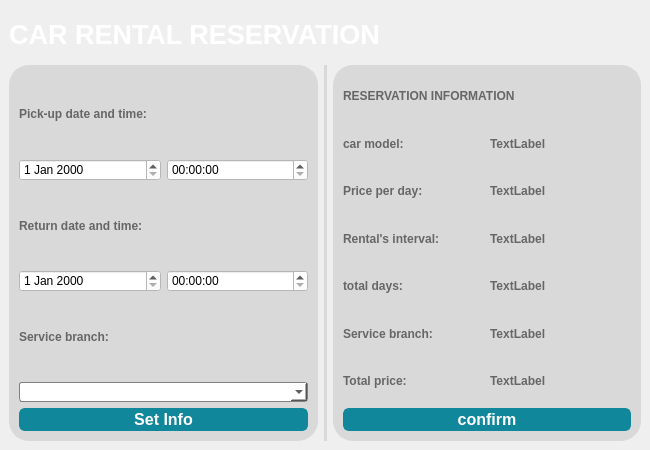
<?xml version="1.0" encoding="UTF-8"?>
<ui version="4.0">
 <class>MainWindow</class>
 <widget class="QMainWindow" name="MainWindow">
  <property name="geometry">
   <rect>
    <x>0</x>
    <y>0</y>
    <width>650</width>
    <height>450</height>
   </rect>
  </property>
  <property name="minimumSize">
   <size>
    <width>650</width>
    <height>450</height>
   </size>
  </property>
  <property name="maximumSize">
   <size>
    <width>650</width>
    <height>450</height>
   </size>
  </property>
  <property name="font">
   <font>
    <family>Comic Sans MS</family>
   </font>
  </property>
  <property name="windowTitle">
   <string>Reservation</string>
  </property>
  <property name="styleSheet">
   <string notr="true">QWidget{
	
	background-image: url(:/login/login_background.png);
}

QFrame {
	background: #d9d9d9;
	border: 1px solid #d9d9d9;
	border-radius: 20px;
}

QLabel {
	border: none;
	background: none;
}

QDateEdit {
	background: white;
}

QTimeEdit {
	background: white;
}

QComboBox {
	background: white;
}</string>
  </property>
  <widget class="QWidget" name="centralwidget">
   <layout class="QVBoxLayout" name="verticalLayout_3">
    <item alignment="Qt::AlignLeft">
     <widget class="QLabel" name="label">
      <property name="minimumSize">
       <size>
        <width>0</width>
        <height>50</height>
       </size>
      </property>
      <property name="font">
       <font>
        <pointsize>20</pointsize>
        <weight>75</weight>
        <bold>true</bold>
       </font>
      </property>
      <property name="styleSheet">
       <string notr="true">QLabel{
	font-weight: bold;
	color:white;
}</string>
      </property>
      <property name="text">
       <string>CAR RENTAL RESERVATION</string>
      </property>
      <property name="alignment">
       <set>Qt::AlignCenter</set>
      </property>
     </widget>
    </item>
    <item>
     <layout class="QHBoxLayout" name="horizontalLayout_9">
      <item>
       <widget class="QFrame" name="frame">
        <property name="styleSheet">
         <string notr="true">QLabel {
	color: #666666;
	font-weight: bold;
}

QPushButton {
	background: none;
}</string>
        </property>
        <property name="frameShape">
         <enum>QFrame::StyledPanel</enum>
        </property>
        <property name="frameShadow">
         <enum>QFrame::Raised</enum>
        </property>
        <layout class="QVBoxLayout" name="verticalLayout">
         <item>
          <widget class="QLabel" name="pickup_label">
           <property name="text">
            <string>Pick-up date and time:</string>
           </property>
          </widget>
         </item>
         <item>
          <layout class="QHBoxLayout" name="horizontalLayout">
           <item>
            <widget class="QDateEdit" name="pickup_dateEdit">
             <property name="styleSheet">
              <string notr="true"/>
             </property>
            </widget>
           </item>
           <item>
            <widget class="QTimeEdit" name="pickup_timeEdit"/>
           </item>
          </layout>
         </item>
         <item>
          <widget class="QLabel" name="label_4">
           <property name="text">
            <string>Return date and time:</string>
           </property>
          </widget>
         </item>
         <item>
          <layout class="QHBoxLayout" name="horizontalLayout_2">
           <item>
            <widget class="QDateEdit" name="return_dateEdit"/>
           </item>
           <item>
            <widget class="QTimeEdit" name="return_timeEdit"/>
           </item>
          </layout>
         </item>
         <item>
          <widget class="QLabel" name="selectBranch_label">
           <property name="text">
            <string>Service branch:</string>
           </property>
          </widget>
         </item>
         <item>
          <widget class="QComboBox" name="serviceBranch_comboBox">
           <property name="styleSheet">
            <string notr="true">QComboBox {
    border: 1px solid gray;
    border-radius: 3px;
    padding: 1px 18px 1px 3px;
    min-width: 6em;
}</string>
           </property>
          </widget>
         </item>
         <item>
          <widget class="QPushButton" name="setInfo_button">
           <property name="styleSheet">
            <string notr="true">QPushButton {
    border: 2px solid #11879C;
    border-radius: 6px;
    background-color: #11879C;
    min-width: 80px;
	font: 16px;
	font-weight: bold;
	color: white;
}

QPushButton::pressed {
	background-color: #2B587B;
	border-color: #2B587B;
}
</string>
           </property>
           <property name="text">
            <string>Set Info</string>
           </property>
          </widget>
         </item>
        </layout>
       </widget>
      </item>
      <item>
       <widget class="Line" name="line">
        <property name="sizePolicy">
         <sizepolicy hsizetype="Fixed" vsizetype="Expanding">
          <horstretch>0</horstretch>
          <verstretch>0</verstretch>
         </sizepolicy>
        </property>
        <property name="orientation">
         <enum>Qt::Vertical</enum>
        </property>
       </widget>
      </item>
      <item>
       <widget class="QFrame" name="frame_2">
        <property name="styleSheet">
         <string notr="true">QLabel {
	color: #666666;
	font-weight: bold;
}

QPushButton {
	background: none;
}</string>
        </property>
        <property name="frameShape">
         <enum>QFrame::StyledPanel</enum>
        </property>
        <property name="frameShadow">
         <enum>QFrame::Raised</enum>
        </property>
        <layout class="QVBoxLayout" name="verticalLayout_2">
         <item>
          <widget class="QLabel" name="reservation_label">
           <property name="text">
            <string>RESERVATION INFORMATION</string>
           </property>
          </widget>
         </item>
         <item>
          <layout class="QHBoxLayout" name="horizontalLayout_3">
           <item>
            <widget class="QLabel" name="model_label">
             <property name="text">
              <string>car model:</string>
             </property>
            </widget>
           </item>
           <item>
            <widget class="QLabel" name="modelLabel">
             <property name="text">
              <string>TextLabel</string>
             </property>
            </widget>
           </item>
          </layout>
         </item>
         <item>
          <layout class="QHBoxLayout" name="horizontalLayout_4">
           <item>
            <widget class="QLabel" name="price_label">
             <property name="text">
              <string>Price per day:</string>
             </property>
            </widget>
           </item>
           <item>
            <widget class="QLabel" name="priceLabel">
             <property name="text">
              <string>TextLabel</string>
             </property>
            </widget>
           </item>
          </layout>
         </item>
         <item>
          <layout class="QHBoxLayout" name="horizontalLayout_5">
           <item>
            <widget class="QLabel" name="interval_label">
             <property name="text">
              <string>Rental's interval:</string>
             </property>
            </widget>
           </item>
           <item>
            <widget class="QLabel" name="intervalLabel">
             <property name="text">
              <string>TextLabel</string>
             </property>
            </widget>
           </item>
          </layout>
         </item>
         <item>
          <layout class="QHBoxLayout" name="horizontalLayout_6">
           <item>
            <widget class="QLabel" name="days_label">
             <property name="text">
              <string>total days:</string>
             </property>
            </widget>
           </item>
           <item>
            <widget class="QLabel" name="totalDayLabel">
             <property name="text">
              <string>TextLabel</string>
             </property>
            </widget>
           </item>
          </layout>
         </item>
         <item>
          <layout class="QHBoxLayout" name="horizontalLayout_7">
           <item>
            <widget class="QLabel" name="branch_label">
             <property name="text">
              <string>Service branch:</string>
             </property>
            </widget>
           </item>
           <item>
            <widget class="QLabel" name="branchLabel">
             <property name="text">
              <string>TextLabel</string>
             </property>
            </widget>
           </item>
          </layout>
         </item>
         <item>
          <layout class="QHBoxLayout" name="horizontalLayout_8">
           <item>
            <widget class="QLabel" name="totalPrice_label">
             <property name="text">
              <string>Total price:</string>
             </property>
            </widget>
           </item>
           <item>
            <widget class="QLabel" name="totalPriceLabel">
             <property name="text">
              <string>TextLabel</string>
             </property>
            </widget>
           </item>
          </layout>
         </item>
         <item>
          <widget class="QPushButton" name="confirm_button">
           <property name="styleSheet">
            <string notr="true">QPushButton {
    border: 2px solid #11879C;
    border-radius: 6px;
    background-color: #11879C;
    min-width: 80px;
	font: 16px;
	font-weight: bold;
	color: white;
}

QPushButton::pressed {
	background-color: #2B587B;
	border-color: #2B587B;
}
</string>
           </property>
           <property name="text">
            <string>confirm</string>
           </property>
          </widget>
         </item>
        </layout>
       </widget>
      </item>
     </layout>
    </item>
   </layout>
  </widget>
 </widget>
 <resources>
  <include location="../assets/images.qrc"/>
 </resources>
 <connections/>
</ui>
